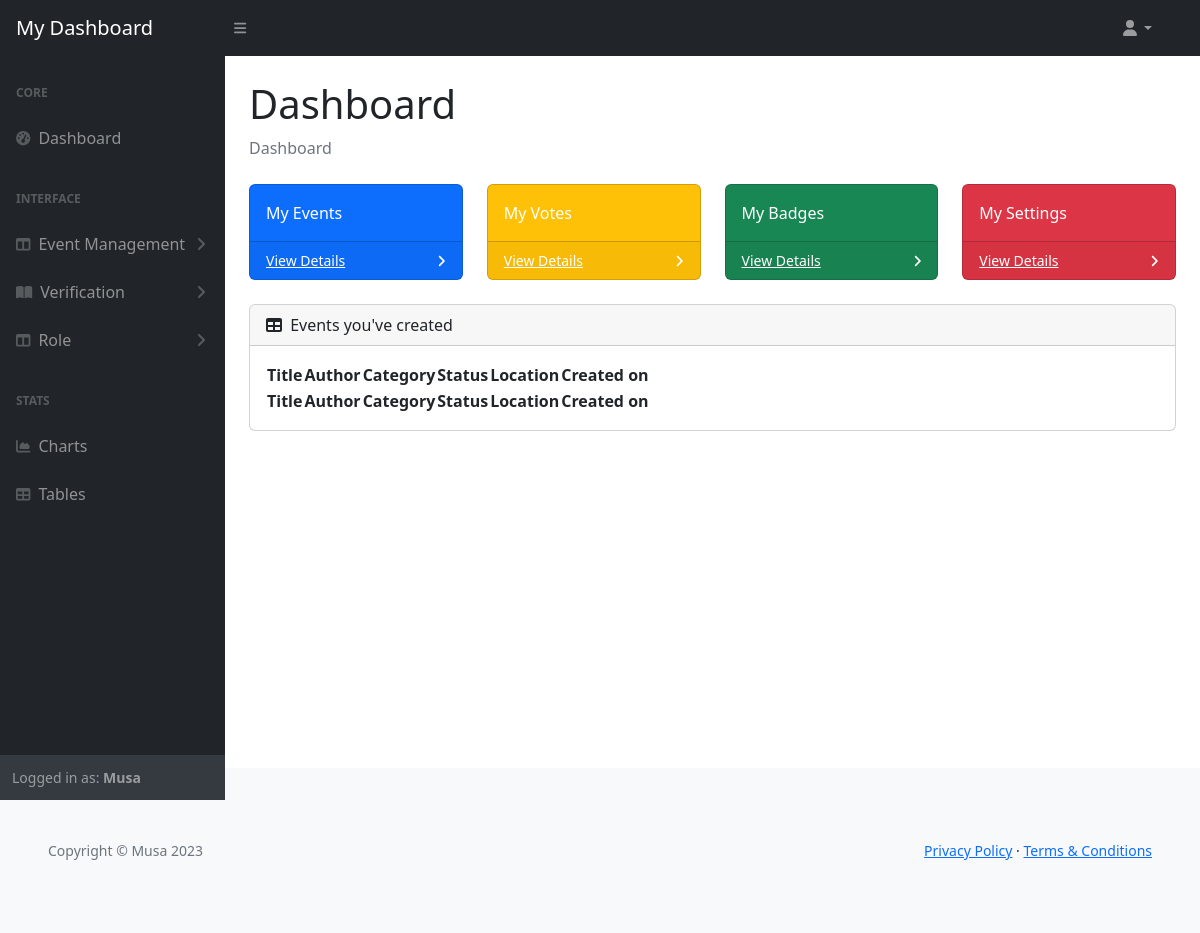
/user/ (signed in), run on an earlier commit of the app's database.
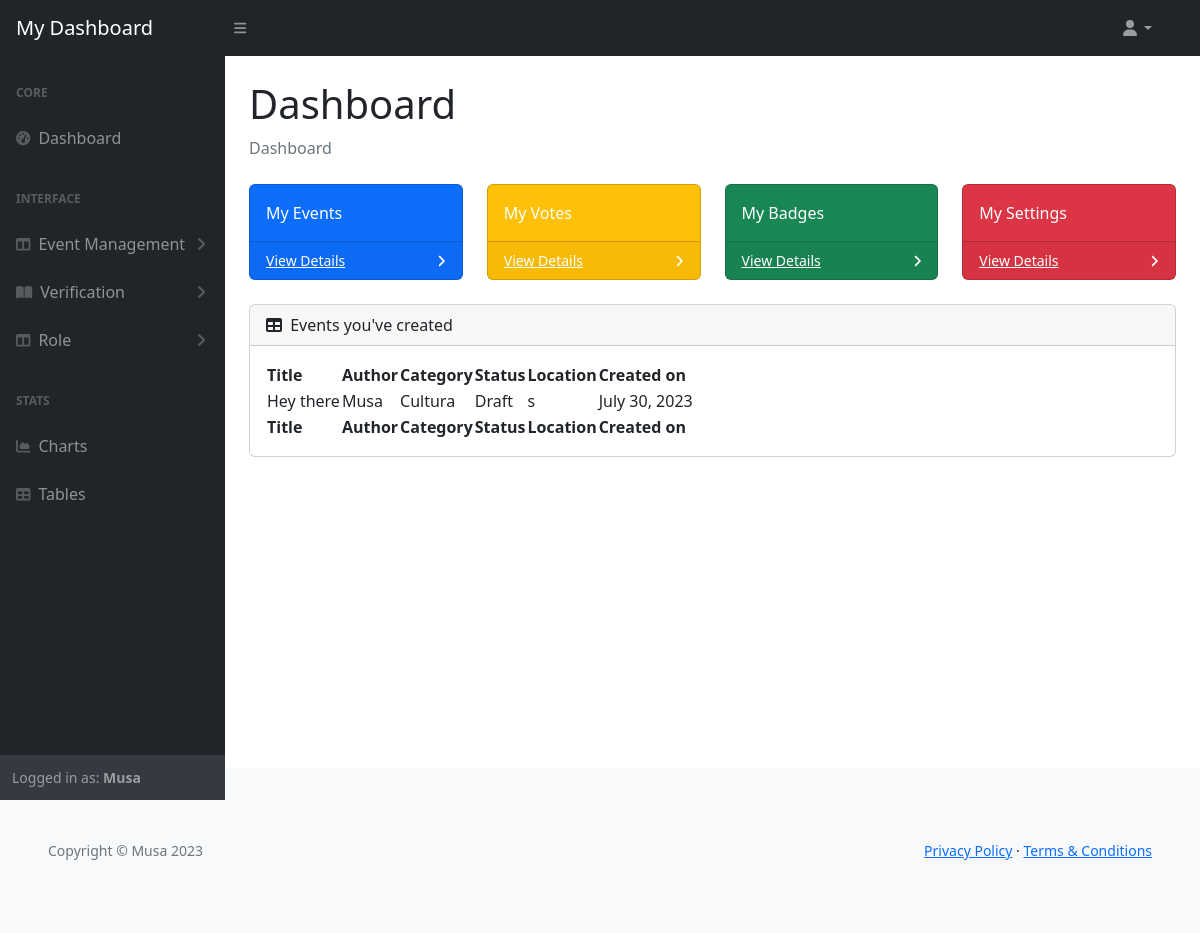
And on a later commit of the database.
### vote_management/models.py (models this page shows, shortened)
class VoteCard(models.Model):
    title = models.CharField(max_length=80, unique=True)
    slug = models.SlugField(max_length=200, unique=True)
    author = models.ForeignKey(
        'musa.UserProfile', on_delete=models.CASCADE, related_name="card_author")
    category = models.ForeignKey(
        Category, on_delete=models.CASCADE, related_name="categories")
    mission = models.CharField(max_length=80)
    location = models.CharField(max_length=80)
    description = models.TextField(max_length=400)
    expire = models.DateField()
    event_image = CloudinaryField('image', default='placeholder')
    vote_record = models.ManyToManyField('musa.UserProfile', through='VoteRecord',
                                         related_name='user_votes', blank=True)
    candidates = models.ManyToManyField('ElectedPerson', related_name='vote_cards',
                                        blank=True)
    status = models.IntegerField(choices=STATUS, default=0)
    excerpt = models.TextField(blank=True)
    created_on = models.DateField(auto_now_add=True)
    class Meta:
        ordering = ['-created_on']

class Category(models.Model):
    category_name = models.CharField(max_length=50, unique=True)
    class Meta:
        ordering = ['category_name']
        verbose_name_plural = "Categories"

### musa/models.py (models this page shows)
class UserProfile(AbstractUser):
    verified = models.BooleanField(default=False)
    role = models.IntegerField(choices=ROLES, default=0)
    user_card = models.ManyToManyField(
        'vote_management.VoteCard', through='vote_management.VoteRecord', related_name='user_cards')
    class Meta:
        ordering = ['username']
    def __str__(self):
        return self.username

### user_profile/views.py (the view)
# urls.py: path('user/', UserDashboard.as_view(),
class UserDashboard(UserRequiredMixin, generic.DetailView):
    model = UserProfile
    template_name = 'backend/user-dashboard/index.html'
    context_object_name = 'user_dashboard'
    def get_object(self, queryset=None):
        return get_object_or_404(UserProfile, pk=self.request.user.pk)
    def get_context_data(self, **kwargs):
        context = super().get_context_data(**kwargs)
        user_profile = self.get_object()
        context['vote_cards'] = user_profile.user_card.all()
        print(user_profile.user_card.all())
        return context

### user_profile/views.py (called while the page is built)
    def test_func(self):
        user_profile = self.request.user
        return user_profile.is_authenticated and (
            user_profile.role in [0, 1])

### templates/backend/user-dashboard/index.html (shortened to what the changed rows need)
{% extends "base.html" %}
{% block content%}
<body class="sb-nav-fixed">
    <div id="layoutSidenav">
        <div id="layoutSidenav_content">
            <main>
                <div class="container-fluid p-4 pt-0">
                    <h1 class="mt-4">Dashboard</h1>
                    <div class="card mb-4">
                        <div class="card-body">
                            <table id="datatablesSimple">
                                <thead>
                                    <tr>
                                        <th>Title</th>
                                        <th>Author</th>
                                        <th>Category</th>
                                        <th>Status</th>
                                        <th>Location</th>
                                        <th>Created on</th>
                                    </tr>
                                </thead>
                                <tfoot>
                                    <tr>
                                        <th>Title</th>
                                        <th>Author</th>
                                        <th>Category</th>
                                        <th>Status</th>
                                        <th>Location</th>
                                        <th>Created on</th>
                                    </tr>
                                </tfoot>
                                <tbody>
                                    {% for event in user_dashboard.card_author.all %}
                                    <tr>
                                        <td>{{ event.title }}</td>
                                        <td>{{ event.author }}</td>
                                        <td>{{ event.category.category_name }}</td>
                                        <td>{{ event.get_status_display }}</td>
                                        <td>{{ event.location }}</td>
                                        <td>{{ event.created_on }}</td>
                                    </tr>
                                    {% endfor %}
                                </tbody>
                            </table>
                        </div>
                    </div>
                </div>
            </main>
        </div>
    </div>
    {% endblock %}

What changed in the data, as far as the page shows it:
now on this page (row edited): VoteCard: title "Hey there", author "Musa", category.category_name "Cultura", status "Draft", location "s", created_on "July 30, 2023"
